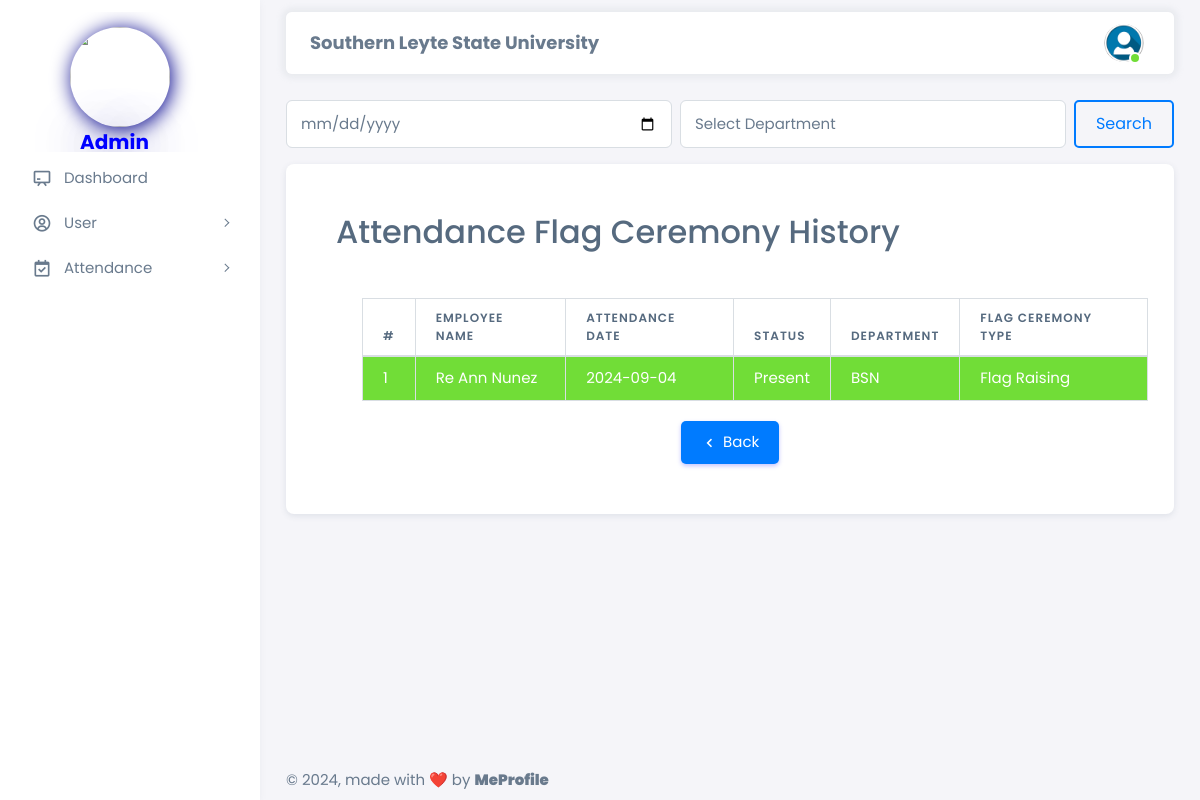
The page /html/admin/attendance_flag_history_department.php (signed in) on the database as committed earlier.
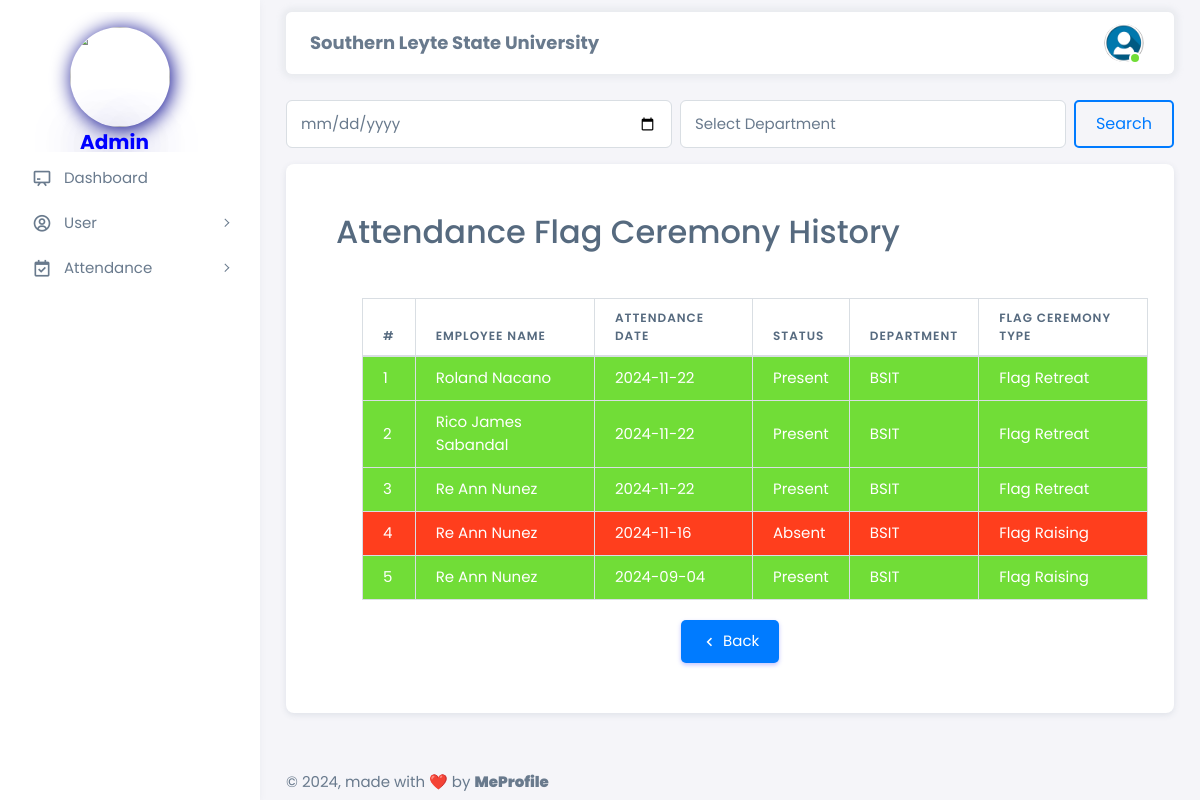
The same page on the database as committed later.
### tables this page shows
CREATE TABLE `employee_attendance_department` (
  `attendance_id` int NOT NULL,
  `employee_id` int NOT NULL,
  `attendance_date` datetime NOT NULL,
  `attendance_status` varchar(20) NOT NULL,
  `flag_id` int DEFAULT NULL,
  `department` varchar(50) NOT NULL
);

CREATE TABLE `employee_registration` (
  `employee_id` int NOT NULL,
  `first_name` varchar(50) NOT NULL,
  `last_name` varchar(50) NOT NULL,
  `email` varchar(100) NOT NULL,
  `password` varchar(255) NOT NULL,
  `phone_number` varchar(15) DEFAULT NULL,
  `department` varchar(50) DEFAULT NULL,
  `position` varchar(50) DEFAULT NULL,
  `is_admin` tinyint(1) NOT NULL DEFAULT '0',
  `hire_date` date DEFAULT NULL,
  `address` varchar(255) DEFAULT NULL,
  `city` varchar(100) DEFAULT NULL,
  `postal_code` varchar(20) DEFAULT NULL,
  `country` varchar(50) DEFAULT NULL,
  `date_of_birth` date DEFAULT NULL,
  `gender` varchar(10) DEFAULT NULL,
  `emergency_contact_name` varchar(100) DEFAULT NULL,
  `emergency_contact_number` varchar(15) DEFAULT NULL,
  `created_at` timestamp NULL DEFAULT CURRENT_TIMESTAMP,
  `updated_at` timestamp NULL DEFAULT CURRENT_TIMESTAMP ON UPDATE CURRENT_TIMESTAMP,
  `is_assigned` tinyint(1) NOT NULL DEFAULT '0',
  `is_assigned_department` tinyint(1) NOT NULL DEFAULT '0'
);

CREATE TABLE `flag_type` (
  `flag_id` int NOT NULL,
  `flag_type` varchar(50) NOT NULL
);

### html/admin/attendance_flag_history_department.php (the view, shortened to what the changed rows need)
<?php
require '../config.php';
$whereClause = '';
$sql = "SELECT e.first_name, e.last_name, e.department, DATE(f.attendance_date) AS attendance_date, f.attendance_status, ft.flag_type
        FROM employee_registration e
        INNER JOIN employee_attendance_department f ON e.employee_id = f.employee_id
        INNER JOIN flag_type ft ON f.flag_id = ft.flag_id
        $whereClause
        ORDER BY f.attendance_date DESC";
$stmt = $conn->prepare($sql);
$stmt->execute();
$result = $stmt->get_result();
?>
<!DOCTYPE html>
<html lang="en" class="light-style layout-menu-fixed" dir="ltr" data-theme="theme-default" data-assets-path="../assets/" data-template="vertical-menu-template-free">
<head>
    <link rel="stylesheet" href="https://cdn.jsdelivr.net/npm/sweetalert2@11/dist/sweetalert2.min.css">
    <link rel="stylesheet" href="../../assets/vendor/fonts/boxicons.css" />
    <link rel="stylesheet" href="../../assets/vendor/css/core.css" class="template-customizer-core-css" />
    <link rel="stylesheet" href="../../assets/vendor/css/theme-default.css" class="template-customizer-theme-css" />
    <link rel="stylesheet" href="../../assets/css/demo.css" />
    <link rel="stylesheet" href="../../assets/vendor/libs/perfect-scrollbar/perfect-scrollbar.css" />
    <link rel="stylesheet" href="../../assets/vendor/libs/apex-charts/apex-charts.css" />
</head>
<body>
    <div class="layout-wrapper layout-content-navbar">
        <div class="layout-container">
            <div class="layout-page">
                <div class="content-wrapper">
                    <div class="container-xxl flex-grow-1 container-p-y">
                        <div class="row">
                            <div class="col-lg-12 mb-4 order-0">
                                <div class="card">
                                    <div class="d-flex align-items-end row">
                                        <div class="col-lg-12">
                                            <div class="container-xxl flex-grow-1 container-p-y">
                                                <div class="row">
                                                    <div class="col-lg-12 mb-4 order-0">
                                                        <div class="card-header">
                                                            <h2 class="mb-3">Attendance Flag Ceremony History</h2>
                                                        </div>
                                                        <div class=" mt-2">
                                                            <div class="table-responsive mt-2">
                                                                <table class="table table-bordered">
                                                                    <thead>
                                                                        <tr>
                                                                            <th>#</th>
                                                                            <th>Employee Name</th>
                                                                            <th>Attendance Date</th>
                                                                            <th>Status</th>
                                                                            <th>Department</th>
                                                                            <th>Flag Ceremony Type</th>
                                                                        </tr>
                                                                    </thead>
                                                                    <tbody>
                                                                        <?php
                                                                        $index = 1;
                                                                        while ($row = $result->fetch_assoc()) {
                                                                            $rowColor = '';
                                                                            switch (strtolower($row['attendance_status'])) {
                                                                                case 'present':
                                                                                    $rowColor = 'bg-success text-white';
                                                                                    break;
                                                                                case 'absent':
                                                                                    $rowColor = 'bg-danger text-white';
                                                                                    break;
                                                                            }
                                                                        ?>
                                                                        <tr class="<?php echo $rowColor; ?>">
                                                                            <td><?php echo $index++; ?></td>
                                                                            <td><?php echo htmlspecialchars($row['first_name'] . ' ' . $row['last_name']); ?></td>
                                                                            <td><?php echo htmlspecialchars($row['attendance_date']); ?></td>
                                                                            <td><?php echo ucfirst(htmlspecialchars($row['attendance_status'])); ?></td>
                                                                            <td><?php echo htmlspecialchars($row['department']); ?></td>
                                                                            <td><?php echo ucfirst(htmlspecialchars($row['flag_type'])); ?></td>
                                                                        </tr>
                                                                        <?php
                                                                            }
                                                                        ?>
                                                                    </tbody>
                                                                </table>
                                                            </div>
                                                        </div>
                                                    </div>
                                                </div>
                                            </div>
                                        </div>
                                    </div>
                                </div>
                            </div>
                        </div>
                    </div>
                </div>
            </div>
        </div>
    </div>
</body>
</html>

Rows that differ between the two databases and show on the page:
added employee_attendance_department: employee.last_name "Roland Nacano", attendance_date "2024-11-22", attendance_status "Present", employee.department "BSIT", flag.flag_type "Flag Retreat"
added employee_attendance_department: employee.last_name "Rico James Sabandal", attendance_date "2024-11-22", attendance_status "Present", employee.department "BSIT", flag.flag_type "Flag Retreat"
added employee_attendance_department: employee.last_name "Re Ann Nunez", attendance_date "2024-11-22", attendance_status "Present", employee.department "BSIT", flag.flag_type "Flag Retreat"
added employee_attendance_department: employee.last_name "Re Ann Nunez", attendance_date "2024-11-16", attendance_status "Absent", employee.department "BSIT", flag.flag_type "Flag Raising"
changed through a linked row, employee_attendance_department (number 5 of 5 on the later page): employee.department "BSN" → "BSIT"
